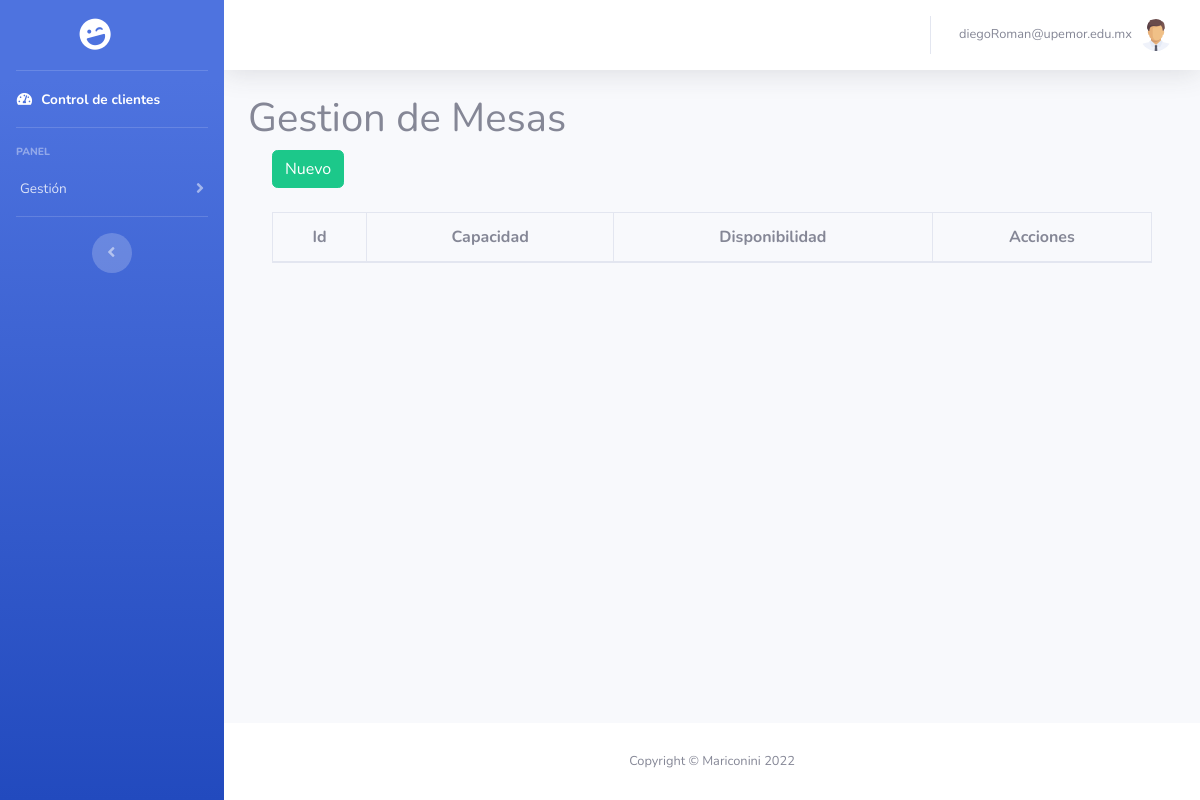
Before: /Admin/GestionMesas.php (signed in) with the older database file.
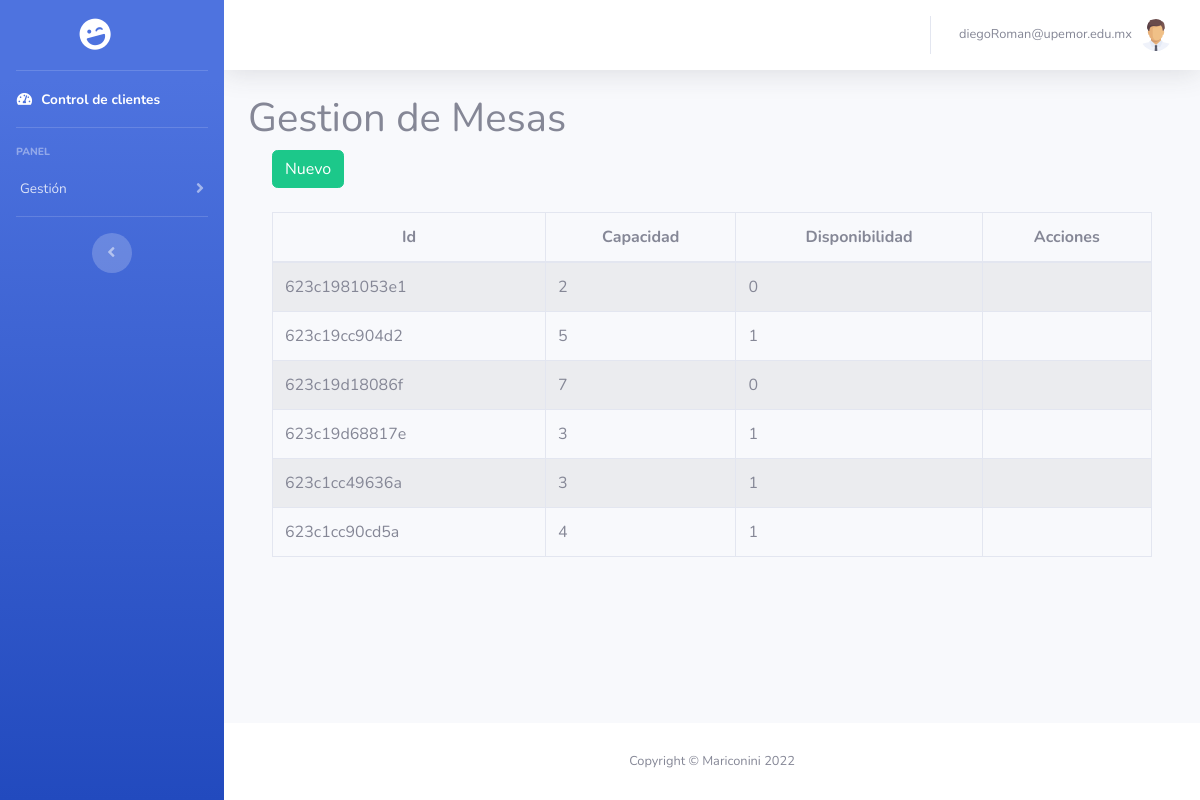
After: the same page with the newer database file.
### tables this page shows
CREATE TABLE `mesa` (
  `numeroMesa` varchar(100) NOT NULL,
  `cantidadPersonas` int(11) DEFAULT NULL,
  `disponibilidad` int(11) DEFAULT NULL
);

### Admin/GestionMesas.php (the view, shortened to what this page needs)
<?php require_once "vistas/parte_superior.php"?>
<div class="container">
    <h1>Gestion de Mesas</h1>
<?php
    include_once './bd/conexion.php';
    $db = $conn;
    $sql = "SELECT * FROM mesa";
    $result = $db->query($sql);
    $data = $result;
?>
<div class="container">
        <div class="row">
            <div class="col-lg-12">
            <button id="btnNuevaMesa" type="button" class="btn btn-success" data-toggle="modal">Nuevo</button>
            </div>
        </div>
    </div>
    <br>
<div class="container">
        <div class="row">
                <div class="col-lg-12">
                    <div class="table-responsive">
                        <table id="tablaMesa" class="table table-striped table-bordered table-condensed" style="width:100%">
                        <thead class="text-center">
                            <tr>
                                <th>Id</th>
                                <th>Capacidad</th>
                                <th>Disponibilidad</th>
                                <th>Acciones</th>
                            </tr>
                        </thead>
                        <tbody>
                            <?php
                            foreach($data as $dat) {
                            ?>
                            <tr>
                                <td><?php echo $dat['numeroMesa'] ?></td>
                                <td><?php echo $dat['cantidadPersonas'] ?></td>
                                <td><?php echo $dat['disponibilidad'] ?></td>
                                <td></td>
                            </tr>
                            <?php
                                }
                            ?>
                        </tbody>
                       </table>
                    </div>
                </div>
        </div>
    </div>
</div>
<?php require_once "vistas/parte_inferior.php"?>

### Admin/vistas/parte_superior.php (shortened to what this page needs)
<!DOCTYPE html>
<html lang="en">
<head>
  <link href="vendor/fontawesome-free/css/all.min.css" rel="stylesheet" type="text/css">
  <link href="css/sb-admin-2.min.css" rel="stylesheet">
    <link rel="stylesheet" type="text/css" href="vendor/datatables/datatables.min.css"/>
    <link rel="stylesheet"  type="text/css" href="vendor/datatables/DataTables-1.10.18/css/dataTables.bootstrap4.min.css">
</head>
<body id="page-top">
  <div id="wrapper">
    <ul class="navbar-nav bg-gradient-primary sidebar sidebar-dark accordion" id="accordionSidebar">
      <a class="sidebar-brand d-flex align-items-center justify-content-center" href="index.php">
        <div class="sidebar-brand-icon rotate-n-15">
          <i class="fas fa-laugh-wink"></i>
        </div>
      </a>
      <hr class="sidebar-divider my-0">
      <li class="nav-item active">
        <a class="nav-link" href="index.php">
          <i class="fas fa-fw fa-tachometer-alt"></i>
          <span>Control de clientes</span></a>
      </li>
      <hr class="sidebar-divider">
      <div class="sidebar-heading">
        Panel
      </div>
      <li class="nav-item">
        <a class="nav-link collapsed" href="#" data-toggle="collapse" data-target="#collapseTwo" aria-expanded="true" aria-controls="collapseTwo">
          <span>Gestión</span>
        </a>
      </li>
      <hr class="sidebar-divider d-none d-md-block">
      <div class="text-center d-none d-md-inline">
        <button class="rounded-circle border-0" id="sidebarToggle"></button>
      </div>
    </ul>
    <div id="content-wrapper" class="d-flex flex-column">
      <div id="content">
        <nav class="navbar navbar-expand navbar-light bg-white topbar mb-4 static-top shadow">
          <ul class="navbar-nav ml-auto">
            <li class="nav-item dropdown no-arrow">
              <a class="nav-link dropdown-toggle" href="#" id="userDropdown" role="button" data-toggle="dropdown" aria-haspopup="true" aria-expanded="false">
                <span class="mr-2 d-none d-lg-inline text-gray-600 small"><?php echo $_SESSION["login_email"];?></span>
                <img class="img-profile rounded-circle" src="img/user.png">
              </a>
            </li>
          </ul>
        </nav>

### Admin/vistas/parte_inferior.php (shortened to what this page needs)
      </div>
      <footer class="sticky-footer bg-white">
        <div class="container my-auto">
          <div class="copyright text-center my-auto">
            <span>Copyright &copy; Mariconini 2022</span>
          </div>
        </div>
      </footer>
    </div>
  </div>
</body>
</html>

Changed rows visible on the page:
added mesa: numeroMesa "623c1981053e1", cantidadPersonas "2", disponibilidad "0"
added mesa: numeroMesa "623c19cc904d2", cantidadPersonas "5", disponibilidad "1"
added mesa: numeroMesa "623c19d18086f", cantidadPersonas "7", disponibilidad "0"
added mesa: numeroMesa "623c19d68817e", cantidadPersonas "3", disponibilidad "1"
added mesa: numeroMesa "623c1cc49636a", cantidadPersonas "3", disponibilidad "1"
added mesa: numeroMesa "623c1cc90cd5a", cantidadPersonas "4", disponibilidad "1"
